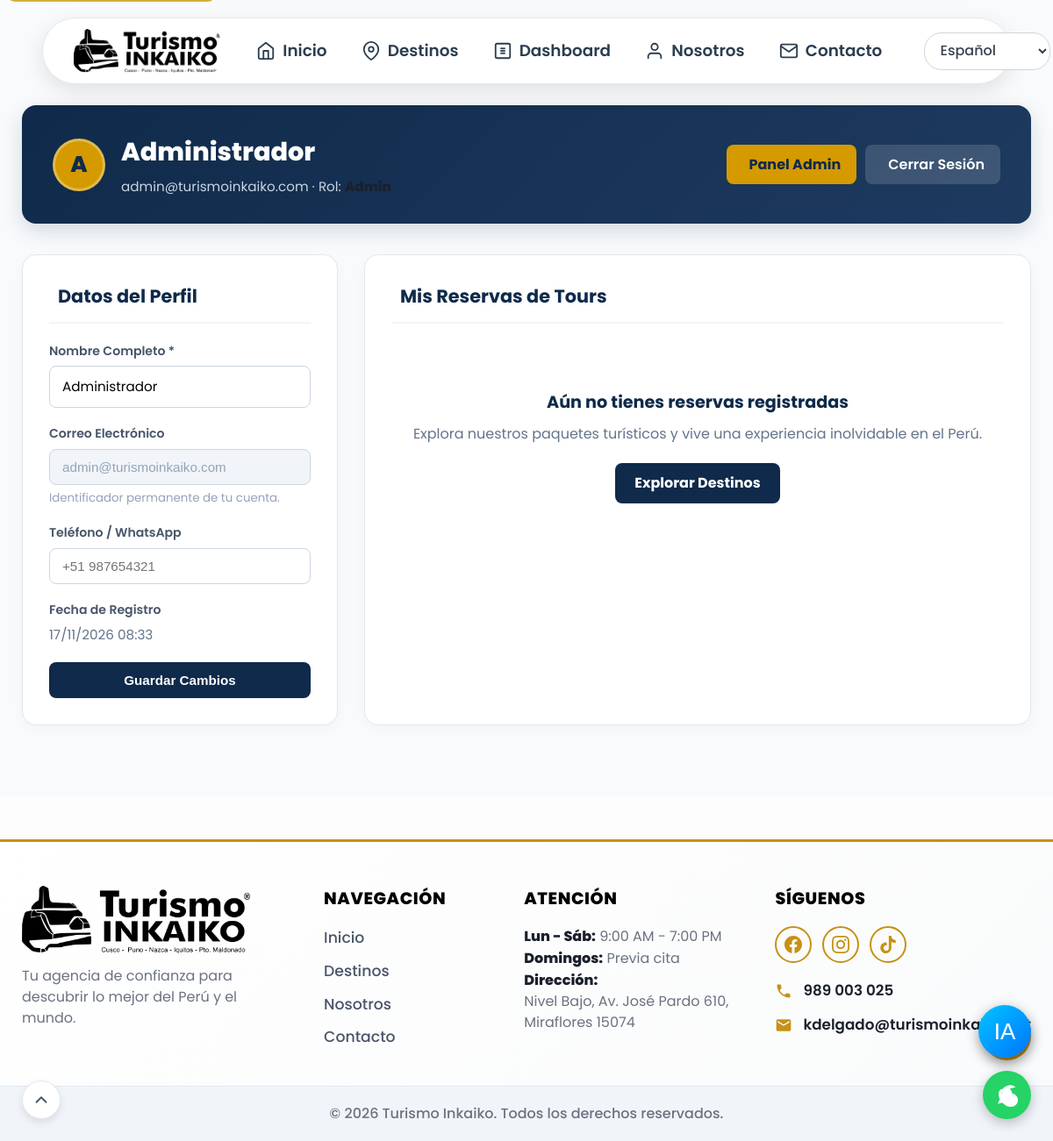
The app's page /mi-cuenta.php (signed in) with its own data.
### tables this page shows
CREATE TABLE IF NOT EXISTS usuarios (
    id INT AUTO_INCREMENT PRIMARY KEY,
    name VARCHAR(100) NOT NULL,
    email VARCHAR(150) UNIQUE NOT NULL,
    password_hash VARCHAR(255) NOT NULL,
    role ENUM('cliente', 'admin') DEFAULT 'cliente',
    avatar VARCHAR(255),
    phone VARCHAR(20),
    created_at TIMESTAMP DEFAULT CURRENT_TIMESTAMP,
    updated_at TIMESTAMP DEFAULT CURRENT_TIMESTAMP ON UPDATE CURRENT_TIMESTAMP
);

### mi-cuenta.php (the view, shortened to what this page needs)
<?php
$userId = $_SESSION['user_id'] ?? $_SESSION['usuario_id'] ?? $_SESSION['id'] ?? null;
$pdo = get_db_connection();
try {
    $stmt = $pdo->prepare("SELECT id, name, email, phone, role, created_at FROM usuarios WHERE id = ?");
    $stmt->execute([$userId]);
    $userData = $stmt->fetch(PDO::FETCH_ASSOC);
} catch (PDOException $e) {
    $error_message = "Error al cargar la información del perfil.";
    $userData = [
        'name' => $_SESSION['user_name'] ?? 'Cliente',
        'email' => $_SESSION['user_email'] ?? '',
        'phone' => $_SESSION['user_phone'] ?? '',
        'role' => 'cliente',
        'created_at' => date('Y-m-d H:i:s')
    ];
}
$userEmail = $userData['email'] ?? '';
try {
    $stmtRes = $pdo->prepare("
        SELECT r.*, p.name AS paquete_nombre, p.img AS paquete_img
        FROM reservas r
        LEFT JOIN paquetes p ON r.paquete_id = p.id
        WHERE r.usuario_id = ? OR (r.email_cliente = ? AND ? != '')
        ORDER BY r.created_at DESC
    ");
    $stmtRes->execute([$userId, $userEmail, $userEmail]);
    $misReservas = $stmtRes->fetchAll(PDO::FETCH_ASSOC);
} catch (PDOException $e) {
    $misReservas = [];
}
include __DIR__ . '/includes/header.php';
?>
<div class="account-wrapper">
    <div class="account-container">
        <div class="account-header-hero">
            <div class="account-user-badge">
                <div class="account-avatar">
                    <?= strtoupper(substr($userData['name'] ?? 'U', 0, 1)) ?>
                </div>
                <div class="account-title-box">
                    <h1><?= htmlspecialchars($userData['name'] ?? 'Mi Cuenta') ?></h1>
                    <p><i class="fa-solid fa-envelope" style="color: #d49a00;"></i> <?= htmlspecialchars($userData['email'] ?? '') ?> · Rol: <strong><?= ucfirst(htmlspecialchars($userData['role'] ?? 'Cliente')) ?></strong></p>
                </div>
            </div>
            <div style="display: flex; gap: 10px;">
                <?php if (($userData['role'] ?? '') === 'admin'): ?>
                    <a href="admin/dashboard.php" style="background: #d49a00; color: #0f2a4a; padding: 10px 18px; border-radius: 8px; font-weight: 700; text-decoration: none; display: inline-flex; align-items: center; gap: 8px;">
                        <i class="fa-solid fa-gauge-high"></i> Panel Admin
                    </a>
                <?php endif; ?>
                <a href="logout.php" style="background: rgba(255,255,255,0.15); color: #fff; padding: 10px 18px; border-radius: 8px; font-weight: 600; text-decoration: none; display: inline-flex; align-items: center; gap: 8px;">
                    <i class="fa-solid fa-power-off"></i> Cerrar Sesión
                </a>
            </div>
        </div>
        <div class="account-grid">
            <div class="account-card">
                <h2><i class="fa-solid fa-user-gear"></i> Datos del Perfil</h2>
                <form action="mi-cuenta.php" method="POST">
                    <div class="field-group">
                        <label for="acc_name">Nombre Completo *</label>
                        <input type="text" id="acc_name" name="name" value="<?= htmlspecialchars($userData['name'] ?? '') ?>" required>
                    </div>
                    <div class="field-group">
                        <label for="acc_email">Correo Electrónico</label>
                        <input type="email" id="acc_email" value="<?= htmlspecialchars($userData['email'] ?? '') ?>" disabled title="El correo electrónico no puede ser modificado">
                        <small style="color: #94a3b8; display: block; margin-top: 4px;">Identificador permanente de tu cuenta.</small>
                    </div>
                    <div class="field-group">
                        <label for="acc_phone">Teléfono / WhatsApp</label>
                        <input type="tel" id="acc_phone" name="phone" value="<?= htmlspecialchars($userData['phone'] ?? '') ?>" placeholder="+51 987654321">
                    </div>
                    <div class="field-group">
                        <label>Fecha de Registro</label>
                        <p style="margin: 0; font-size: 0.95rem; color: #64748b;">
                            <?= !empty($userData['created_at']) ? date('d/m/Y H:i', strtotime($userData['created_at'])) : 'No disponible' ?>
                        </p>
                    </div>
                    <button type="submit" class="btn-save-account">
                        <i class="fa-solid fa-floppy-disk"></i> Guardar Cambios
                    </button>
                </form>
            </div>
            <div class="account-card">
                <h2><i class="fa-solid fa-calendar-check"></i> Mis Reservas de Tours</h2>
                <?php if (empty($misReservas)): ?>
                    <div style="text-align: center; padding: 40px 20px; color: #64748b;">
                        <h3 style="font-size: 1.2rem; color: #0f2a4a; margin: 0 0 8px;">Aún no tienes reservas registradas</h3>
                        <p style="margin: 0 0 20px;">Explora nuestros paquetes turísticos y vive una experiencia inolvidable en el Perú.</p>
                        <a href="destinos.php" style="background: #0f2a4a; color: #fff; padding: 10px 22px; border-radius: 8px; text-decoration: none; font-weight: 700; display: inline-block;">
                            Explorar Destinos
                        </a>
                    </div>
                <?php endif; ?>
            </div>
        </div>
    </div>
</div>
<?php include __DIR__ . '/includes/footer.php'; ?>

### assets/css/style.css (style rules this page uses)
:root { --bg: #fdfdfd; --surface: #ffffff; --surface-alt: #f9fafb; --text: #111827; --text-light: #4b5563; --muted: #6b7280; --primary: linear-gradient(135deg, #d4af37 0%, #b5952f 100%); --primary-solid: #d4af37; --primary-hover: #b5952f; --secondary: linear-gradient(135deg, #1f2937 0%, #111827 100%); --secondary-solid: #1f2937; --accent: linear-gradient(135deg, #0284c7 0%, #0369a1 100%); --border: #e5e7eb; --shadow: 0 10px 40px -10px rgba(0,0,0,0.08); --shadow-hover: 0 20px 40px -10px rgba(0,0,0,0.12); --shadow-card: 0 4px 6px -1px rgba(0, 0, 0, 0.05), 0 2px 4px -1px rgba(0, 0, 0, 0.03); --radius: 12px; --radius-lg: 20px; --transition: all 0.3s cubic-bezier(0.4, 0, 0.2, 1); }
* { box-sizing: border-box; }
body { margin: 0; font-family: 'Poppins', system-ui, -apple-system, BlinkMacSystemFont, 'Segoe UI', sans-serif; color: var(--text); background: var(--bg); background-attachment: fixed; line-height: 1.6; overflow-x: hidden; }
a { text-decoration: none; color: inherit; transition: var(--transition); }
body { top: 0 !important; }
input[type="number"], input[type="search"], input[type="text"], select, textarea { width: 100%; padding: 16px 18px; border-radius: 18px; border: 1px solid rgba(226, 232, 240, 0.9); background: #fff; font: inherit; }

### includes/header.php (style rules this page uses)
html, body { overflow-x: hidden !important; margin: 0 !important; padding: 0 !important; }
body { padding-top: 0 !important; margin-top: 0 !important; top: 0px !important; position: static !important; }

### mi-cuenta.php (style rules this page uses)
.account-wrapper { padding: 120px 20px 80px; background: #f8fafc; min-height: 85vh; }
.account-container { max-width: 1150px; margin: 0 auto; }
.account-header-hero { background: linear-gradient(135deg, #0f2a4a 0%, #1e3a5f 100%); border-radius: 16px; padding: 30px 35px; color: #ffffff; display: flex; justify-content: space-between; align-items: center; flex-wrap: wrap; gap: 20px; margin-bottom: 35px; box-shadow: 0 8px 25px rgba(15, 42, 74, 0.15); }
.account-user-badge { display: flex; align-items: center; gap: 18px; }
.account-avatar { width: 60px; height: 60px; border-radius: 50%; background: #d49a00; color: #0f2a4a; font-size: 1.6rem; font-weight: 800; display: flex; align-items: center; justify-content: center; border: 3px solid rgba(255,255,255,0.3); }
.account-title-box h1 { font-size: 1.8rem; margin: 0 0 5px; font-weight: 800; }
.account-title-box p { margin: 0; color: #cbd5e1; font-size: 0.95rem; }
.account-grid { display: grid; grid-template-columns: 360px 1fr; gap: 30px; }
.account-card { background: #ffffff; border-radius: 16px; border: 1px solid #e2e8f0; padding: 30px; box-shadow: 0 4px 15px rgba(0,0,0,0.03); }
.account-card h2 { font-size: 1.3rem; color: #0f2a4a; font-weight: 700; margin-top: 0; margin-bottom: 20px; padding-bottom: 12px; border-bottom: 2px solid #f1f5f9; display: flex; align-items: center; gap: 10px; }
.field-group { margin-bottom: 18px; }
.field-group label { display: block; font-size: 0.88rem; font-weight: 600; color: #475569; margin-bottom: 6px; }
.field-group input { width: 100%; padding: 11px 14px; border: 1.5px solid #cbd5e1; border-radius: 8px; font-size: 0.95rem; box-sizing: border-box; outline: none; transition: border-color 0.2s; }
.field-group input:disabled { background: #f1f5f9; color: #94a3b8; cursor: not-allowed; }
.btn-save-account { width: 100%; background: #0f2a4a; color: #fff; border: none; padding: 12px; border-radius: 8px; font-weight: 700; font-size: 0.95rem; cursor: pointer; transition: background 0.2s; }

### includes/footer.php (style rules this page uses)
strong, .addr-label { font-weight: 800 !important; color: #1a202c; }

### records on screen
usuarios: name "A", name "Administrador", email "admin@turismoinkaiko.com", created_at "17/11/2026 08:33"
